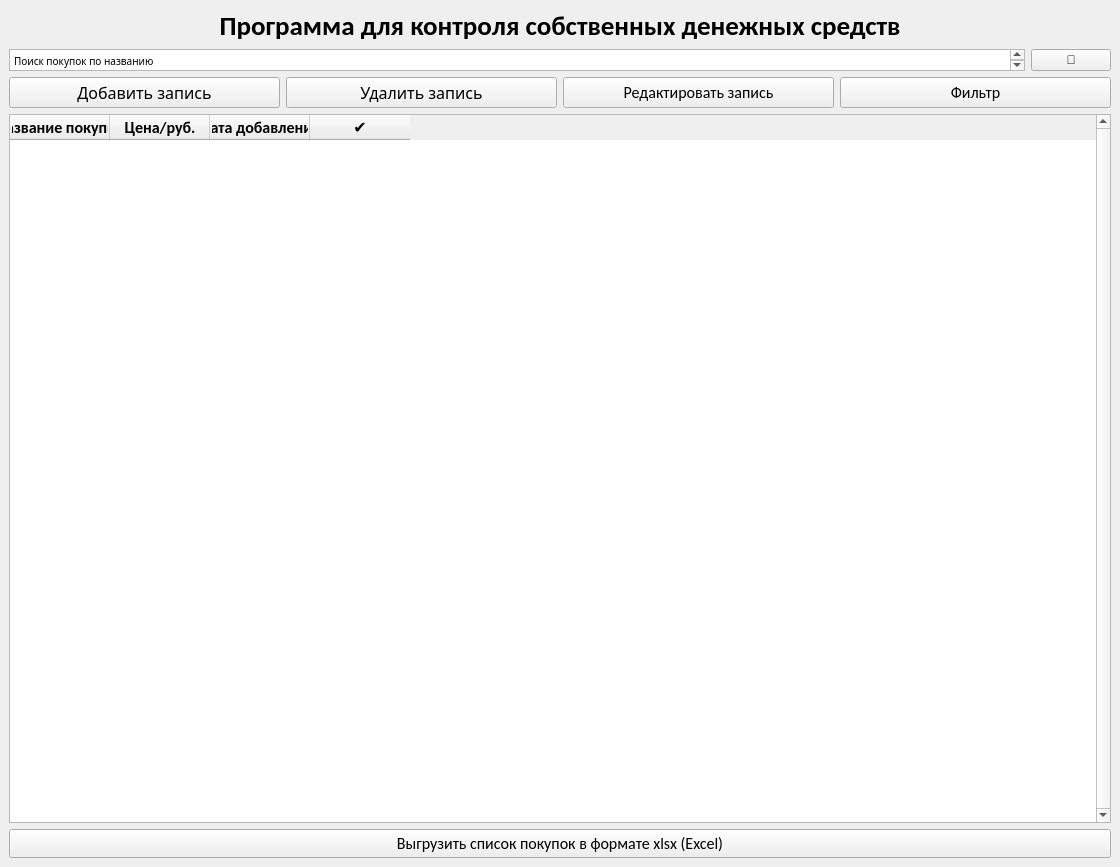
<?xml version="1.0" encoding="UTF-8"?>
<ui version="4.0">
 <class>MainWindow</class>
 <widget class="QMainWindow" name="MainWindow">
  <property name="geometry">
   <rect>
    <x>0</x>
    <y>0</y>
    <width>1120</width>
    <height>867</height>
   </rect>
  </property>
  <property name="windowTitle">
   <string>MainWindow</string>
  </property>
  <widget class="QWidget" name="centralwidget">
   <layout class="QVBoxLayout" name="verticalLayout_2">
    <item>
     <layout class="QVBoxLayout" name="verticalLayout">
      <item>
       <widget class="QLabel" name="title">
        <property name="font">
         <font>
          <family>Calibri</family>
          <pointsize>20</pointsize>
          <weight>75</weight>
          <bold>true</bold>
         </font>
        </property>
        <property name="text">
         <string>Программа для контроля собственных денежных средств</string>
        </property>
        <property name="alignment">
         <set>Qt::AlignCenter</set>
        </property>
       </widget>
      </item>
      <item>
       <layout class="QHBoxLayout" name="horizontalLayout">
        <item>
         <widget class="QTextEdit" name="search_bar">
          <property name="enabled">
           <bool>true</bool>
          </property>
          <property name="sizePolicy">
           <sizepolicy hsizetype="Expanding" vsizetype="Ignored">
            <horstretch>0</horstretch>
            <verstretch>0</verstretch>
           </sizepolicy>
          </property>
          <property name="font">
           <font>
            <family>Calibri Light</family>
            <pointsize>10</pointsize>
           </font>
          </property>
          <property name="html">
           <string>&lt;!DOCTYPE HTML PUBLIC &quot;-//W3C//DTD HTML 4.0//EN&quot; &quot;http://www.w3.org/TR/REC-html40/strict.dtd&quot;&gt;
&lt;html&gt;&lt;head&gt;&lt;meta name=&quot;qrichtext&quot; content=&quot;1&quot; /&gt;&lt;style type=&quot;text/css&quot;&gt;
p, li { white-space: pre-wrap; }
&lt;/style&gt;&lt;/head&gt;&lt;body style=&quot; font-family:'Calibri Light'; font-size:10pt; font-weight:400; font-style:normal;&quot;&gt;
&lt;p style=&quot; margin-top:0px; margin-bottom:0px; margin-left:0px; margin-right:0px; -qt-block-indent:0; text-indent:0px;&quot;&gt;&lt;span style=&quot; font-family:'MS Shell Dlg 2'; font-size:7.8pt;&quot;&gt;Поиск покупок по названию&lt;/span&gt;&lt;/p&gt;&lt;/body&gt;&lt;/html&gt;</string>
          </property>
         </widget>
        </item>
        <item>
         <widget class="QPushButton" name="search">
          <property name="sizePolicy">
           <sizepolicy hsizetype="Minimum" vsizetype="Fixed">
            <horstretch>0</horstretch>
            <verstretch>0</verstretch>
           </sizepolicy>
          </property>
          <property name="text">
           <string>🔎</string>
          </property>
         </widget>
        </item>
       </layout>
      </item>
      <item>
       <layout class="QHBoxLayout" name="horizontalLayout_2">
        <item>
         <widget class="QPushButton" name="add_purchase">
          <property name="sizePolicy">
           <sizepolicy hsizetype="Minimum" vsizetype="Preferred">
            <horstretch>0</horstretch>
            <verstretch>0</verstretch>
           </sizepolicy>
          </property>
          <property name="font">
           <font>
            <family>Calibri Light</family>
            <pointsize>12</pointsize>
           </font>
          </property>
          <property name="text">
           <string>Добавить запись</string>
          </property>
         </widget>
        </item>
        <item>
         <widget class="QPushButton" name="delete_purchase">
          <property name="sizePolicy">
           <sizepolicy hsizetype="Minimum" vsizetype="Preferred">
            <horstretch>0</horstretch>
            <verstretch>0</verstretch>
           </sizepolicy>
          </property>
          <property name="font">
           <font>
            <family>Calibri Light</family>
            <pointsize>12</pointsize>
           </font>
          </property>
          <property name="text">
           <string>Удалить запись</string>
          </property>
         </widget>
        </item>
        <item>
         <widget class="QPushButton" name="edit_purchase">
          <property name="sizePolicy">
           <sizepolicy hsizetype="Minimum" vsizetype="Preferred">
            <horstretch>0</horstretch>
            <verstretch>0</verstretch>
           </sizepolicy>
          </property>
          <property name="font">
           <font>
            <family>Calibri</family>
            <pointsize>12</pointsize>
           </font>
          </property>
          <property name="text">
           <string>Редактировать запись</string>
          </property>
         </widget>
        </item>
        <item>
         <widget class="QPushButton" name="filter">
          <property name="sizePolicy">
           <sizepolicy hsizetype="Minimum" vsizetype="Preferred">
            <horstretch>0</horstretch>
            <verstretch>0</verstretch>
           </sizepolicy>
          </property>
          <property name="font">
           <font>
            <family>Calibri</family>
            <pointsize>12</pointsize>
           </font>
          </property>
          <property name="text">
           <string>Фильтр</string>
          </property>
         </widget>
        </item>
       </layout>
      </item>
      <item>
       <widget class="QTableWidget" name="shopping_list">
        <property name="contextMenuPolicy">
         <enum>Qt::DefaultContextMenu</enum>
        </property>
        <property name="layoutDirection">
         <enum>Qt::LeftToRight</enum>
        </property>
        <property name="verticalScrollBarPolicy">
         <enum>Qt::ScrollBarAlwaysOn</enum>
        </property>
        <property name="horizontalScrollBarPolicy">
         <enum>Qt::ScrollBarAlwaysOff</enum>
        </property>
        <property name="sizeAdjustPolicy">
         <enum>QAbstractScrollArea::AdjustToContents</enum>
        </property>
        <property name="gridStyle">
         <enum>Qt::SolidLine</enum>
        </property>
        <attribute name="horizontalHeaderMinimumSectionSize">
         <number>49</number>
        </attribute>
        <column>
         <property name="text">
          <string>Название покупки</string>
         </property>
         <property name="font">
          <font>
           <family>Calibri</family>
           <pointsize>12</pointsize>
           <weight>75</weight>
           <bold>true</bold>
          </font>
         </property>
         <property name="textAlignment">
          <set>AlignCenter</set>
         </property>
        </column>
        <column>
         <property name="text">
          <string>Цена/руб.</string>
         </property>
         <property name="font">
          <font>
           <family>Calibri</family>
           <pointsize>12</pointsize>
           <weight>75</weight>
           <bold>true</bold>
          </font>
         </property>
         <property name="textAlignment">
          <set>AlignCenter</set>
         </property>
        </column>
        <column>
         <property name="text">
          <string>Дата добавления</string>
         </property>
         <property name="font">
          <font>
           <family>Calibri</family>
           <pointsize>12</pointsize>
           <weight>75</weight>
           <bold>true</bold>
          </font>
         </property>
         <property name="textAlignment">
          <set>AlignCenter</set>
         </property>
        </column>
        <column>
         <property name="text">
          <string>✔</string>
         </property>
         <property name="font">
          <font>
           <family>Calibri</family>
           <pointsize>12</pointsize>
           <weight>75</weight>
           <bold>true</bold>
          </font>
         </property>
         <property name="textAlignment">
          <set>AlignCenter</set>
         </property>
        </column>
       </widget>
      </item>
      <item>
       <widget class="QPushButton" name="pushButton">
        <property name="font">
         <font>
          <family>Calibri</family>
          <pointsize>12</pointsize>
         </font>
        </property>
        <property name="text">
         <string>Выгрузить список покупок в формате xlsx (Excel)</string>
        </property>
       </widget>
      </item>
     </layout>
    </item>
   </layout>
  </widget>
 </widget>
 <resources/>
 <connections/>
</ui>
